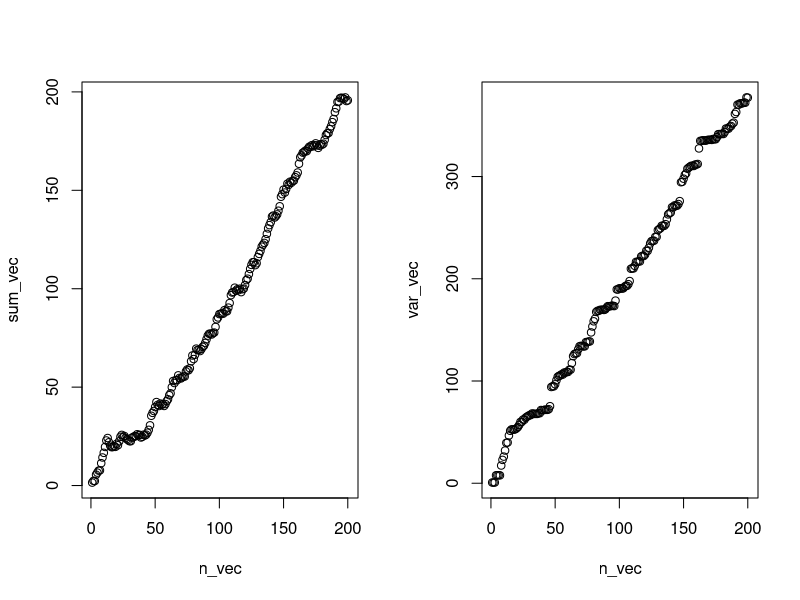
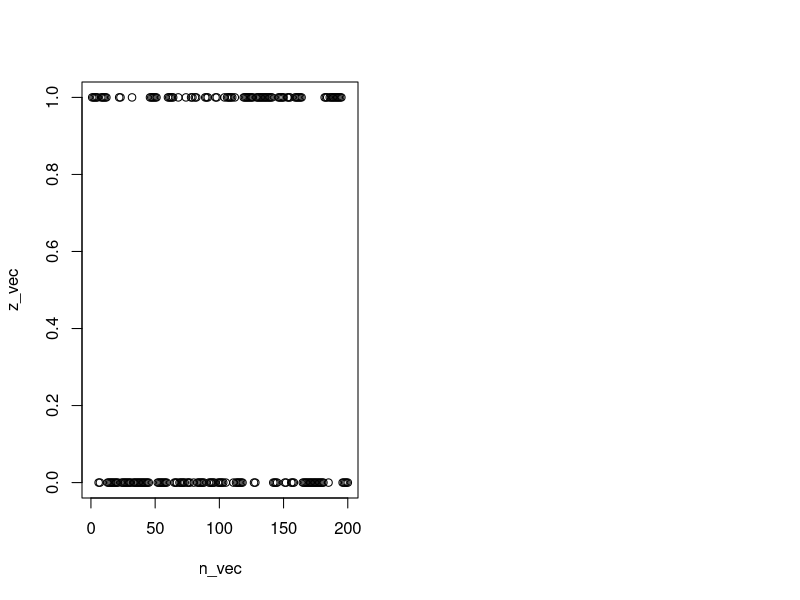

These figures' R source, in order: (Note: this script raises an error after producing the figures.)
#### 
# sta 141A homework2 Kota Natsume 914530226

#Honor Code: "The codes and results derived by using these codes constitute my own work.
#I have consulted the following resources regarding this assignment:
#" (http://stackoverflow.com/questions/6827299/r-apply-function-with-multiple-parameters)


########################################## 1 ##############################################

# define function hidden marcov model
hmc = function(x0=1, pi00=0.5, pi10=0.5, myu0=0, myu1=0, sig0=1, sig1=1, n=10 ,z0=0){ 
  pi01 = 1-pi00 
  pi11 = 1-pi10 
  x = c(x0, numeric(n))
  for( i in 2:(n+1)){
    if(x[i-1] ==0 ){
      x[i] = sample( c(0,1) , 1 , prob = c(pi00,pi01))
    }else{
      x[i] = sample( c(0,1),  1, prob = c(pi10,pi11) )
    }
  }
  
  z = c(z0, numeric(n))
  for( i in 2:(n+1)){
    if(x[i] ==0 ){
      z[i] = rnorm(1,mean=myu0, sd=sig0)
    }else{
      z[i] = rnorm(1,mean=myu1, sd=sig1)
    }
  }
  ret <- c(list(x[-1]),list(z[-1])) ## have to add myu1  toka
  return(ret)
  print(pi10)
}

# generating vector for question(b), question(c)
b <- hmc( pi00 = 0.8,  pi10 = 0.2, myu1 = 2,n=200)
c <- hmc( x0 = 1,  pi00 = 0.8,  pi10 = 0.2, myu0 = 0, myu1 = 0, sig0 = 1, sig1 = 1, n = 200, z0 = 0)

head(b)
head(c)

### d
sum_b <- sum(b[[2]])
var_b <- sum((b[[2]])^2) - (length(b[[2]])*mean(b[[2]]))

sum_c <- sum(c[[2]])
var_c <- sum((c[[2]])^2) - (length(c[[2]])*mean(c[[2]]))

### e

sum_vec <- c()
var_vec <- c() 
n_vec <- c(1:200)
# generating new data
z_vec   <- b[[1]]

# get sum and var for each i's up to 200
for(i in c(1:200)){
  sum_b   <- sum(b[[2]][1:i])
  var_b  <- sum((b[[2]][1:i])^2) - (length(b[[2]][1:i])*mean(b[[2]][1:i]))
  sum_vec <- c(sum_vec,sum_b)
  var_vec <- c(var_vec,var_b)
}

# plot i against sum and var
par(mfrow=c(1,2))
plot(n_vec,sum_vec)
plot(n_vec,var_vec)

# plot i against zi
plot(n_vec,z_vec)





###################################### 2 ########################################

## function for getting index
find_ind <- function(var1,var2){
  which(var2 %in% var1)
}


## function for getting mean,sd,unique values
q2 <- function(x,z){
  unique_z <- unique(z)
  cat("unique values are: ", unique_z)
  ind      <- sapply(unique_z,find_ind,z)
  z0_mean  <- mean(x[ind[[2]]]) 
  cat(" z0mean: ", z0_mean)
  z1_mean  <- mean(x[ind[[1]]])  
  cat(" z1mean: ", z1_mean)
  z0_sd    <- (var(x[ind[[2]]]))^(0.5)
  cat(" z0sd: ", z0_sd)
  z1_sd    <- (var(x[ind[[1]]]))^(0.5)
  cat(" z1sd: ", z1_sd)
  return(c(ind,z0_mean,z1_mean,z0_sd,z1_sd))
}

# get the result of b

ret_b <- q2(b[[2]],b[[1]])


# t test for myu
var_x0x1 <- (ret_b[[5]]/length(ret_b[[1]])) + (ret_b[[6]]/length(ret_b[[2]])) 
t_stat   <-  (ret_b[[3]] - ret_b[[4]])/var_x0x1


## c

# set number 0 first
num_success <- 0

# when suceed +1 to numsucess repeat 100 times
for(i in c(1:100)){
  b <- hmc( pi00 = 0.8,  pi10 = 0.2, myu1 = 2,n=200)
  ret_b <- q2(b[[2]],b[[1]])
  var_x0x1 <- ((ret_b[[5]])^2/length(ret_b[[1]])) + ((ret_b[[6]])^2/length(ret_b[[2]])) 
  t_stat   <-  (ret_b[[3]] - ret_b[[4]])/var_x0x1
  # 95% critical value is about 1.97
  if (t_stat > 1.971896){
    num_success = num_success + 1
  }
}

# calculate the rate
success_rate = num_success/100
# 0.77






unique_z <- unique(b[[1]])
cat("unique values are: ", unique_z)
ind      <- sapply(unique_z,find_ind,b[[1]])
cat(" index: ", paste(ind[1]))
z0_mean  <- mean(b[[2]][ind[,1]]) 
cat(" z0mean: ", z0_mean)
z1_mean  <- mean(x[ind[[2]]])  
cat(" z1mean: ", z1_mean)
z0_sd    <- (var(x[ind[[1]]]))^(0.5)
cat(" z0sd: ", z0_sd)
z1_sd    <- (var(x[ind[[2]]]))^(0.5)
cat(" z1sd: ", z1_sd)










########## test
x = c(4,3,4,6,7,5,4)
z = c(0,0,1,1,1,0,1)
unique_z = unique(z)
ind      <- sapply(unique_z,myfxn,z)

find_ind <- function(var1,var2){
  which(var2 %in% var1)
}

ind_x    <- sapply(ind,mean)
x[,2]
sapply(1:3, function(x) mean(m[,x]))
which(ind %in% x)  
  
mean(x[ind[[1]]])


sapply(,mean) 
sapply(,mean) 
mean <- sapply(ind,mean) 

j <- list(a = 1:10, beta = exp(-3:3), logic = c(T,F,F,T))
sapply(j,mean)



